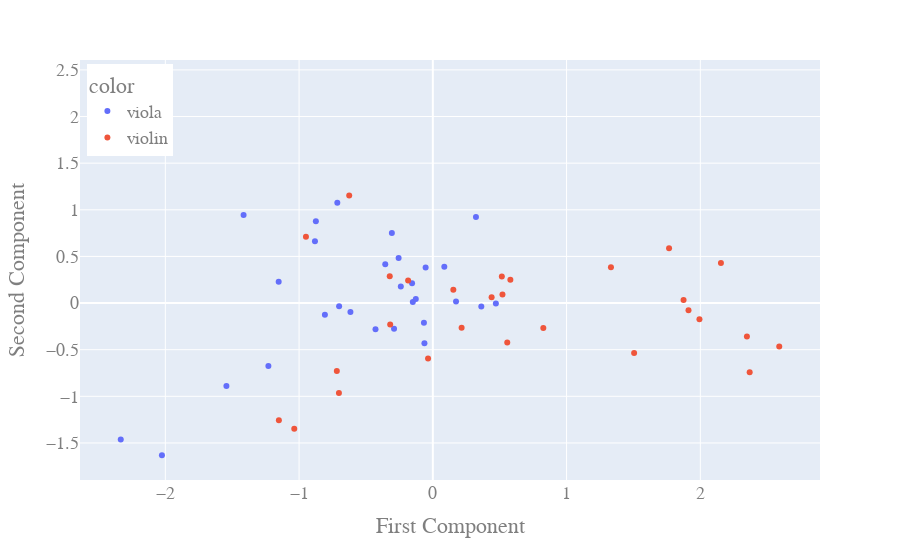

Here is the notebook cell this chart was saved with:
### Code cell
import plotly.express as px
import plotly.io as pio
from sklearn.decomposition import PCA
os.chdir('/home/student/Downloads')
#df = px.data.iris()
#X = df[['sepal_length', 'sepal_width', 'petal_length', 'petal_width']]

pca = PCA(n_components=2)
components = pca.fit_transform(X_train+X_test)

fig = px.scatter(components, x=0, y=1, color=y_train+y_test)
fig.update_layout(
    title="",
    xaxis_title="First Component",
    yaxis_title="Second Component",
    font=dict(
        family="Courier New, monospace",
        size=18,
        color="#7f7f7f"
    ),
    legend=dict(
    yanchor="top",
    y=0.99,
    xanchor="left",
    x=0.01
)
)
fig.show()
#pio.write_image(fig, 'soloAll.png')
fig.write_image("soloAll.eps")

### Figure 1 — Plotly figure (JSON) as saved in the notebook; plotly's stock layout.template omitted (floating-point values rounded to 4 significant figures)
{"data": [{"hovertemplate": "color=viola<br>0=%{x}<br>1=%{y}<extra></extra>", "legendgroup": "viola", "marker": {"color": "#636efa", "symbol": "circle"}, "mode": "markers", "name": "viola", "showlegend": true, "type": "scatter", "x": [-0.2899, -0.06646, -0.05368, -0.1496, -0.616, -0.1552, -0.3556, -0.06271, -2.333, -0.8812, -0.4286, -0.2558, 0.3625, 0.0859, -2.025, -1.152, -1.229, -0.8744, -1.543, -0.714, -0.2393, -0.1273, -1.415, -0.8069, -0.3063, 0.1735, 0.3225, -0.7006, 0.4715], "xaxis": "x", "y": [-0.2758, -0.2099, 0.3822, 0.01226, -0.09614, 0.2117, 0.415, -0.4307, -1.463, 0.663, -0.2821, 0.4832, -0.03771, 0.3901, -1.632, 0.2292, -0.6749, 0.8764, -0.8902, 1.074, 0.1781, 0.04252, 0.9435, -0.1247, 0.7498, 0.01641, 0.9221, -0.03469, -0.00596], "yaxis": "y"}, {"hovertemplate": "color=violin<br>0=%{x}<br>1=%{y}<extra></extra>", "legendgroup": "violin", "marker": {"color": "#EF553B", "symbol": "circle"}, "mode": "markers", "name": "violin", "showlegend": true, "type": "scatter", "x": [2.369, 1.332, 2.348, 0.5566, 2.154, 2.59, 0.8262, 0.516, 1.993, 0.1534, 1.505, 1.875, 0.4396, 1.912, 0.2152, -0.3221, -0.7176, -0.03562, 1.766, -0.3188, -0.702, -1.036, -0.1847, -1.151, -0.6251, 0.5208, -2.245, 0.5798, -0.9485], "xaxis": "x", "y": [-0.743, 0.3844, -0.3588, -0.424, 0.4293, -0.4651, -0.2663, 0.2848, -0.1743, 0.1415, -0.5344, 0.03231, 0.06183, -0.07707, -0.2655, 0.2873, -0.7296, -0.5938, 0.5876, -0.229, -0.9633, -1.348, 0.2414, -1.257, 1.154, 0.09084, 2.341, 0.2511, 0.7108], "yaxis": "y"}], "layout": {"font": {"color": "#7f7f7f", "family": "Courier New, monospace", "size": 18}, "legend": {"title": {"text": "color"}, "tracegroupgap": 0, "x": 0.01, "xanchor": "left", "y": 0.99, "yanchor": "top"}, "margin": {"t": 60}, "title": {"text": ""}, "xaxis": {"anchor": "y", "domain": [0, 1], "title": {"text": "First Component"}}, "yaxis": {"anchor": "x", "domain": [0, 1], "title": {"text": "Second Component"}}}}
